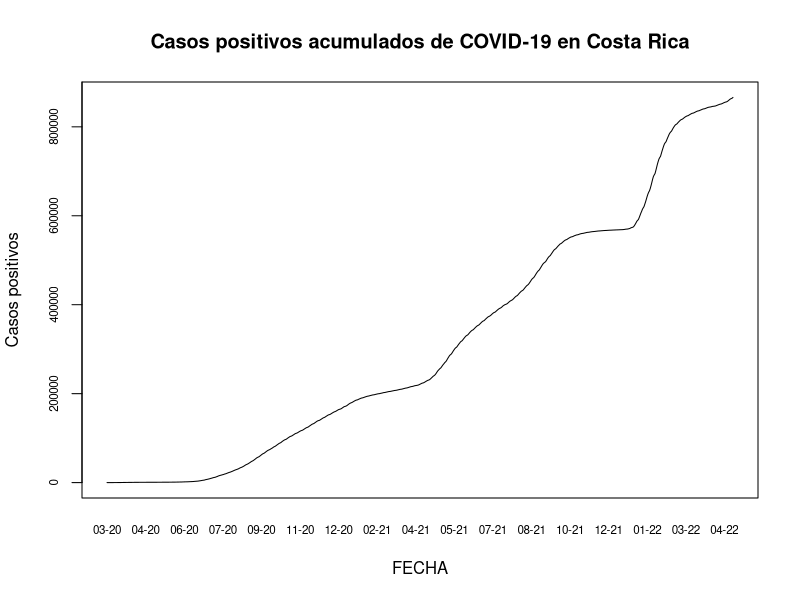
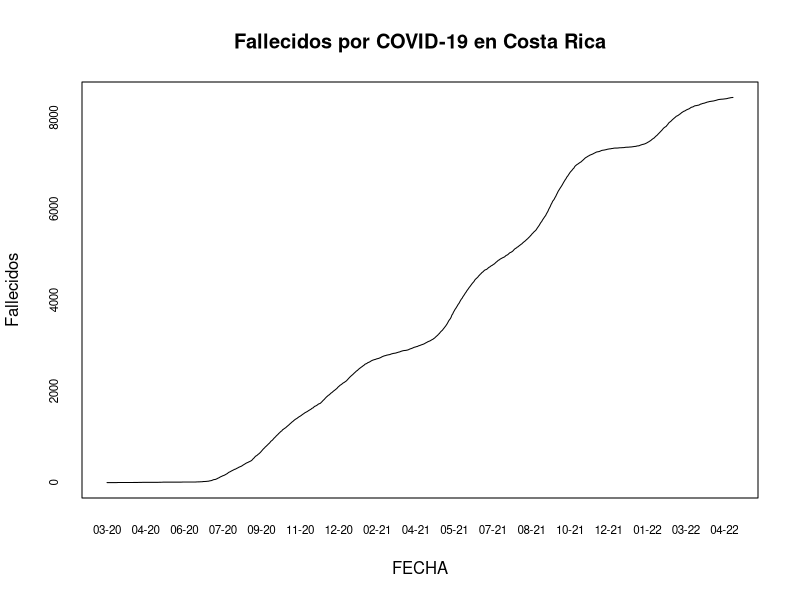
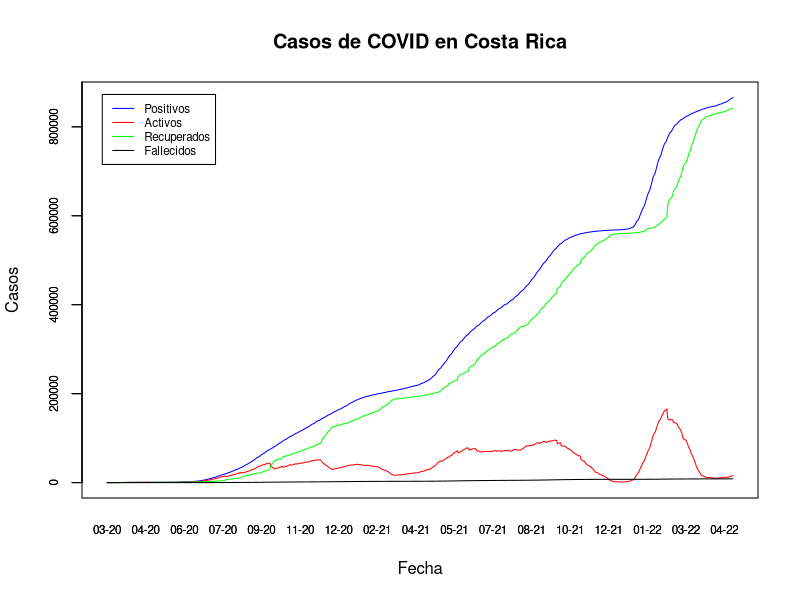
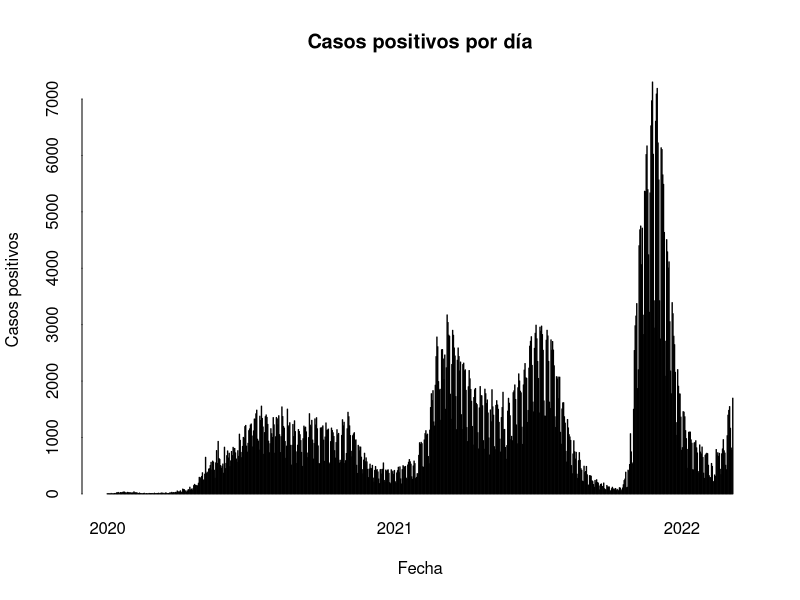
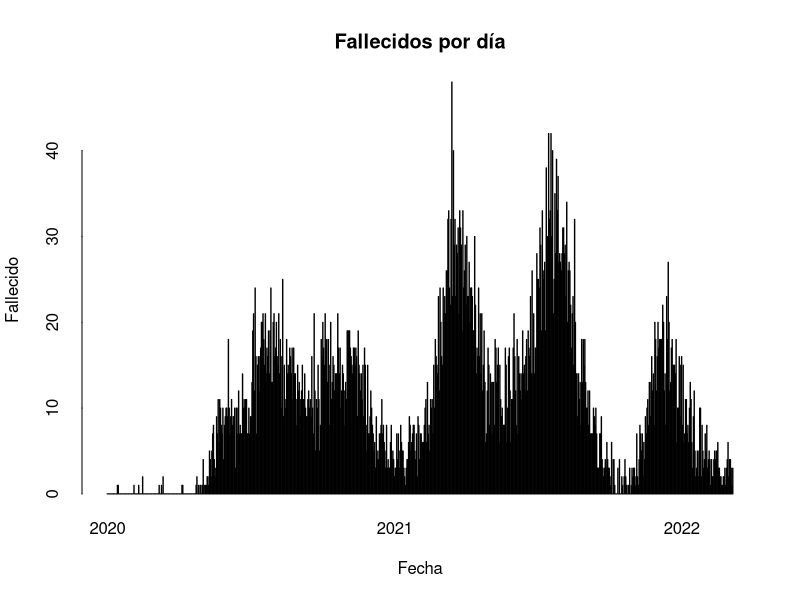
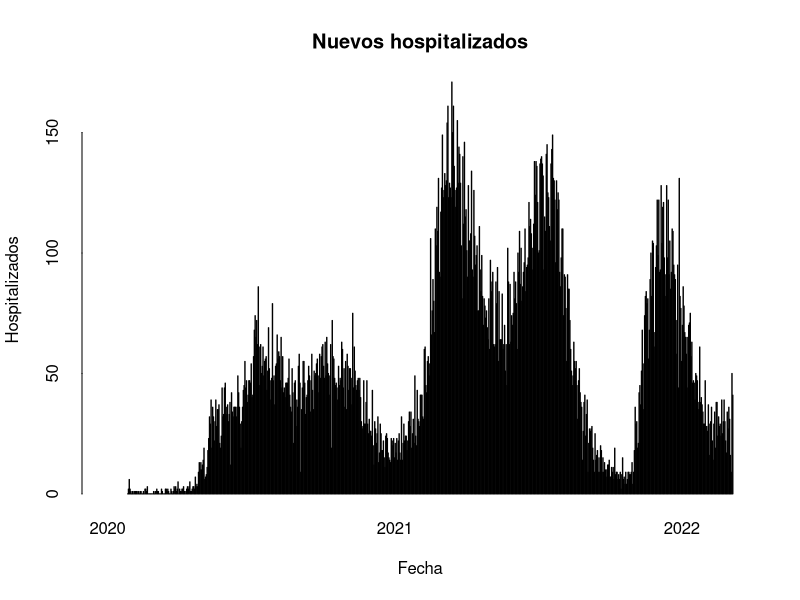
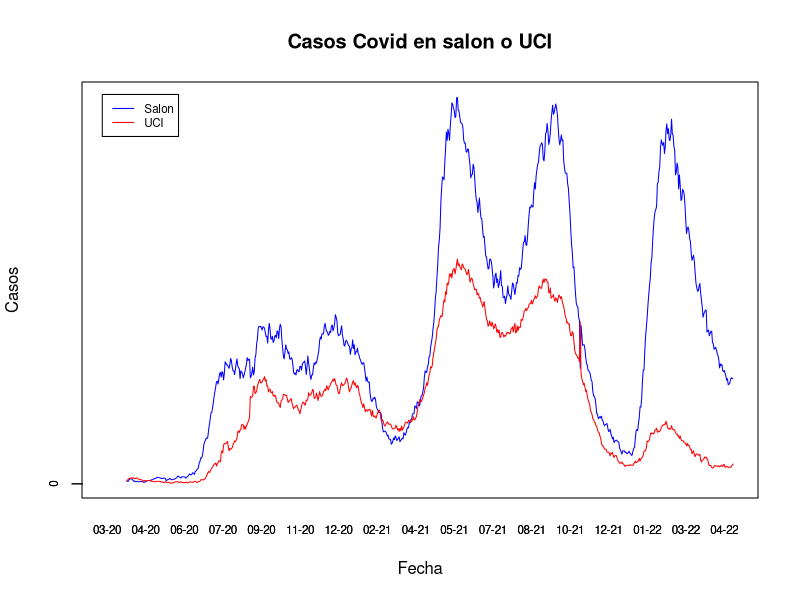
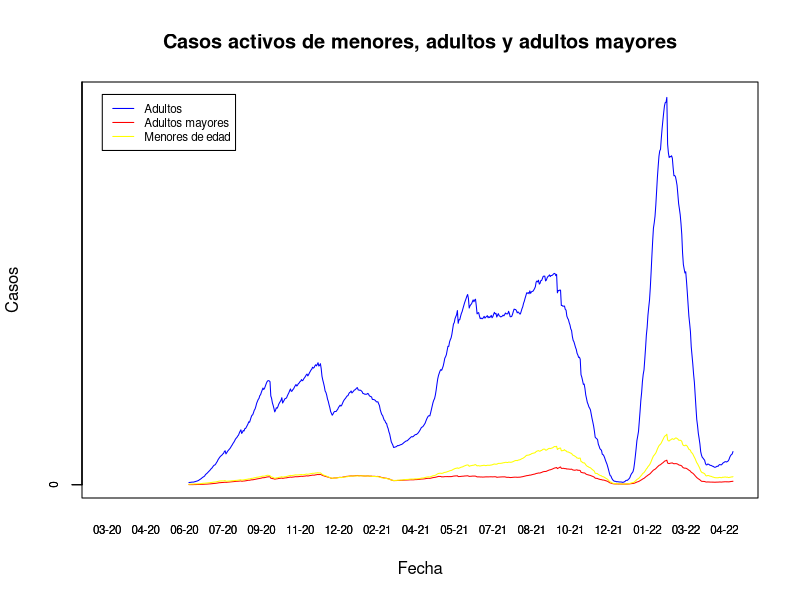

These figures' R source, in order:
## ---- chunk 1
knitr::opts_chunk$set(echo = F)
## ---- chunk 2
covid <- read.csv(file = "05_10_22_CSV_GENERAL.csv",sep = ";")
## ---- chunk 3
options(scipen = 7)
## ---- chunk 4
covid$FECHA <- as.Date(covid$FECHA, format = "%d/%m/%Y")
## ---- chunk 5
plot(x = covid$FECHA, y = covid$positivos, main = "Casos positivos acumulados de COVID-19 en Costa Rica", xlab = "FECHA", ylab = "Casos positivos", type = "l",   xaxt = "n",
  yaxt = "n" )

# Formato del eje X
axis(side = 1,
     covid$FECHA,
     tick = FALSE,
     format(covid$FECHA, "%m-%y"),
     cex.axis = .7
)

# Formato del eje Y
axis(
  side = 2,
  covid$positivos,
  labels = TRUE,  
  at = seq(0, 1000000, by = 200000),
  cex.axis = .7
)
## ---- chunk 6
plot(x = covid$FECHA, y = covid$fallecidos, main = "Fallecidos por COVID-19 en Costa Rica", xlab = "FECHA", ylab = "Fallecidos", type = "l",   xaxt = "n",
  yaxt = "n" )

# Formato del eje X
axis(side = 1,
     covid$FECHA,
     tick = FALSE,
     format(covid$FECHA, "%m-%y"),
     cex.axis = .7
)

# Formato del eje Y
axis(
  side = 2,
  covid$fallecidos,
  labels = TRUE,  
  at = seq(0, 10000, by = 2000),
  cex.axis = .7
)
## ---- chunk 7
# Gráfico de líneas de casos activos
plot(
  covid$FECHA,
  covid$positivos,
  type = "l",
  xaxt = "n",
  yaxt = "n",
  main = "Casos de COVID en Costa Rica",
  xlab = "Fecha",
  ylab = "Casos",
  col = "blue"
)
# Formato del eje X
axis(side = 1,
     covid$FECHA,
     tick = FALSE,
     format(covid$FECHA, "%m-%y"),
     cex.axis = .7
)

# Formato del eje Y
axis(
  side = 2,
  covid$positivos,
  labels = TRUE,  
  at = seq(0, 1000000, by = 200000),
  cex.axis = .7
)

# Casos activos
lines(covid$FECHA, covid$activos, col="red")

# Casos recuperados
lines(covid$FECHA, covid$RECUPERADOS, col="green")

# Casos fallecidos
lines(covid$FECHA, covid$fallecidos, col="black")

# Leyenda
legend(
  x = "topleft",
  inset = 0.03,
  legend = c("Positivos", "Activos", "Recuperados", "Fallecidos"),
  col = c("blue", "red", "green", "black"),
  lty = 1,
  cex = 0.7)

# Formato del eje X
axis(side = 1,
     covid$FECHA,
     tick = FALSE,
     format(covid$FECHA, "%m-%y"),
     cex.axis = .7)

# Formato del eje Y
axis(
  side = 2,
  covid$positivos,
  labels = TRUE,  
  at = seq(0, 1000000, by = 200000),
  cex.axis = .7
)

## ---- chunk 8
barplot(height = covid$nue_posi, 
  names.arg=format(covid$FECHA, "%Y"),
  bty = "n", 
  tck = 0, 
  xaxt = "n",
  space = 1,
  main="Casos positivos por día",
  xlab = "Fecha",
  ylab = "Casos positivos",
  col = "blue"
   )

# Fechas minima y máxima
x_min <- min(covid$FECHA)
x_max <- max(covid$FECHA)

# Formato del eje X
axis(
  side = 1,
  at = match(seq(as.Date(x_min), x_max, "years"), covid$FECHA) * (1 + 1),
  labels = format(seq(as.Date(x_min), x_max, "years"), "%Y"),
  lwd = 0)

## ---- chunk 9
barplot(height = covid$nue_falleci, 
  names.arg=format(covid$FECHA, "%Y"),
  bty = "n", 
  tck = 0, 
  xaxt = "n",
  space = 1,
  main="Fallecidos por día",
  xlab = "Fecha",
  ylab = "Fallecido",
  col = "blue"
   )

# Fechas minima y máxima
x_min <- min(covid$FECHA)
x_max <- max(covid$FECHA)

# Formato del eje X
axis(
  side = 1,
  at = match(seq(as.Date(x_min), x_max, "years"), covid$FECHA) * (1 + 1),
  labels = format(seq(as.Date(x_min), x_max, "years"), "%Y"),
  lwd = 0)

## ---- chunk 10
barplot(height = covid$nue_hospi, 
  names.arg=format(covid$FECHA, "%Y"),
  bty = "n", 
  tck = 0, 
  xaxt = "n",
  space = 1,
  main="Nuevos hospitalizados",
  xlab = "Fecha",
  ylab = "Hospitalizados",
  col = "blue"
   )

# Fechas minima y máxima
x_min <- min(covid$FECHA)
x_max <- max(covid$FECHA)

# Formato del eje X
axis(
  side = 1,
  at = match(seq(as.Date(x_min), x_max, "years"), covid$FECHA) * (1 + 1),
  labels = format(seq(as.Date(x_min), x_max, "years"), "%Y"),
  lwd = 0)
# Formato del eje X
axis(side = 1,
     covid$FECHA,
     tick = FALSE,
     format(covid$FECHA, "%m-%y"),
     cex.axis = .7)

## ---- chunk 11
# Gráfico de líneas de UCI y salon
plot(
  covid$FECHA,
  covid$salon,
  type = "l",
  xaxt = "n",
  yaxt = "n",
  main = "Casos Covid en salon o UCI",
  xlab = "Fecha",
  ylab = "Casos",
  col = "blue"
)
# Formato del eje X
axis(side = 1,
     covid$FECHA,
     tick = FALSE,
     format(covid$FECHA, "%m-%y"),
     cex.axis = .7
)

# Formato del eje Y
axis(
  side = 2,
  covid$salon,
  labels = TRUE,  
  at = seq(0, 1000, by = 2000),
  cex.axis = .7
)

# UCI
lines(covid$FECHA, covid$UCI, col="red")



# Leyenda
legend(
  x = "topleft",
  inset = 0.03,
  legend = c("Salon", "UCI"),
  col = c("blue", "red"),
  lty = 1,
  cex = 0.7)

# Formato del eje X
axis(side = 1,
     covid$FECHA,
     tick = FALSE,
     format(covid$FECHA, "%m-%y"),
     cex.axis = .7)

# Formato del eje Y
axis(
  side = 2,
  covid$salon,
  labels = TRUE,  
  at = seq(0, 1000, by = 2000),
  cex.axis = .7
)

## ---- chunk 12
# Gráfico de líneas de casos activos
plot(
  covid$FECHA,
  covid$adul_acti,
  type = "l",
  xaxt = "n",
  yaxt = "n",
  main = "Casos activos de menores, adultos y adultos mayores",
  xlab = "Fecha",
  ylab = "Casos",
  col = "blue"
)
# Formato del eje X
axis(side = 1,
     covid$FECHA,
     tick = FALSE,
     format(covid$FECHA, "%m-%y"),
     cex.axis = .7
)

# Formato del eje Y
axis(
  side = 2,
  covid$adul_acti,
  labels = TRUE,  
  at = seq(0, 1000000, by = 200000),
  cex.axis = .7
)

# Casos Adul_mayor
lines(covid$FECHA, covid$am_acti, col="red")

# Casos menores
lines(covid$FECHA, covid$menor_acti, col="yellow")



# Leyenda
legend(
  x = "topleft",
  inset = 0.03,
  legend = c("Adultos", "Adultos mayores", "Menores de edad"),
  col = c("blue", "red", "yellow"),
  lty = 1,
  cex = 0.7)

# Formato del eje X
axis(side = 1,
     covid$FECHA,
     tick = FALSE,
     format(covid$FECHA, "%m-%y"),
     cex.axis = .7)

# Formato del eje Y
axis(
  side = 2,
  covid$adul_acti,
  labels = TRUE,  
  at = seq(0, 1000000, by = 200000),
  cex.axis = .7
)
